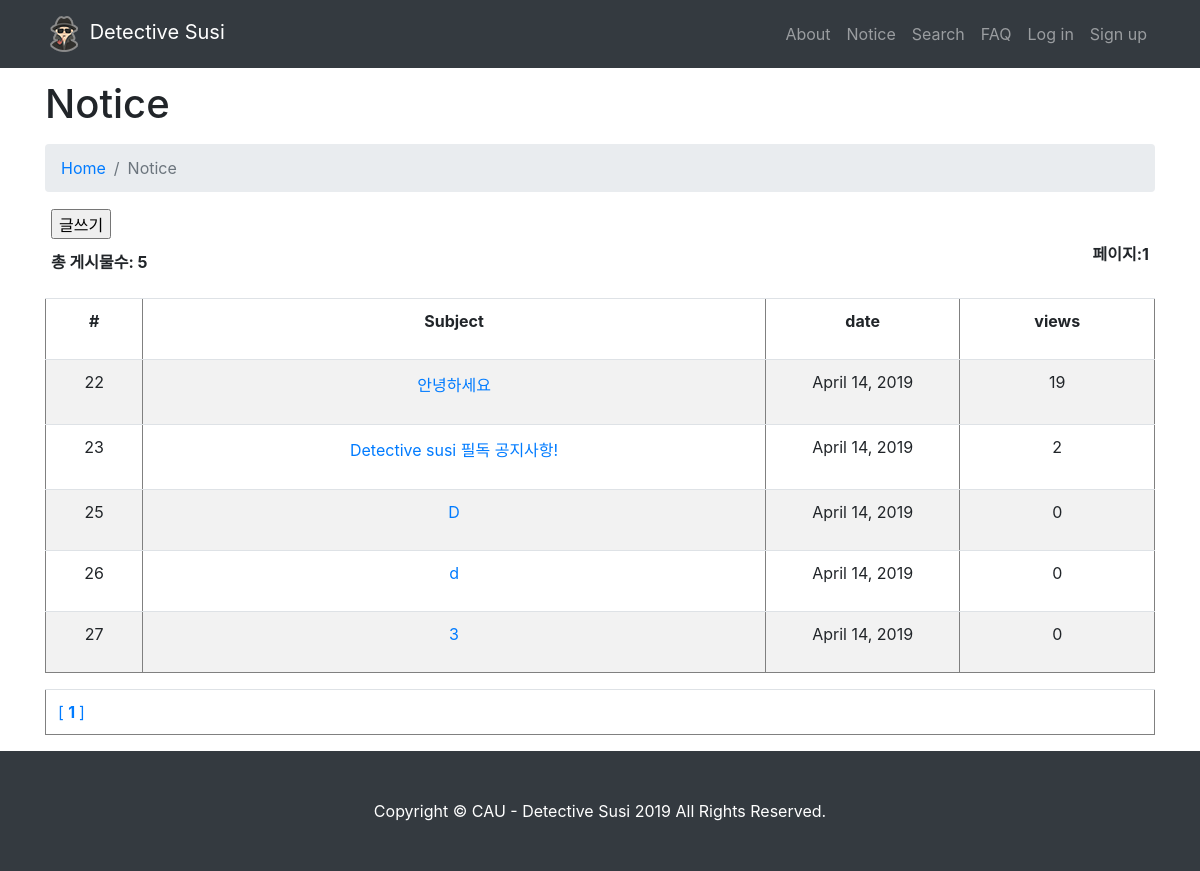
Before: /notice/ with the older database file.
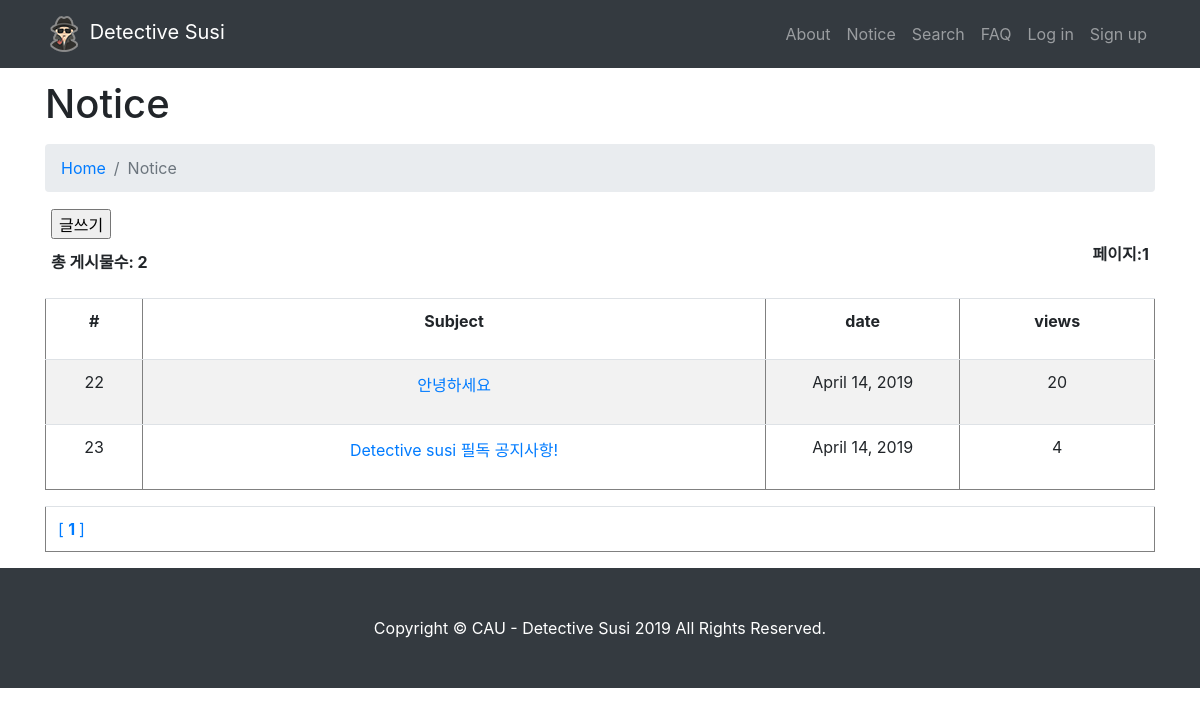
After: the same page with the newer database file.
### main/models.py (models this page shows)
class NoticeBoard(models.Model):
	subject = models.CharField(max_length=50,blank=True)	#제목
	name = models.CharField(max_length=50,blank=True)		#이름
	created_date = models.DateField(null=True, blank=True)	#생성일
	memo = models.TextField(max_length=1000, blank=True)	#내용
	hits = models.IntegerField(null=True,blank=True)		#조회수

### main/views.py (the view)
# urls.py: path('notice/', views.notice, name='notice'),
def notice(request):
    boardList = NoticeBoard.objects.order_by('id')[0:5]
    current_page =1
    totalCnt = NoticeBoard.objects.all().count()
    pagingHelperIns = pagingHelper()    #객체 생성
    totalPageList = pagingHelperIns.getTotalPageList(totalCnt,rowsPerPage)
    print ('totalPageList',totalPageList)
    context = {
        'boardList':boardList,
        'totalCnt':totalCnt,
        'current_page':current_page,
        'totalPageList':totalPageList,
    }
    return render(request,'main/listSpecificPage.html',context)

### main/views.py (called while the page is built)
    def getTotalPageList(self, total_cnt,rowsPerPage):
        if((total_cnt % rowsPerPage)==0):
            self.total_pages=int(total_cnt/rowsPerPage)
            print ('getTotalPageList #1')
        else:
            self.total_pages=int((total_cnt/rowsPerPage)+1)
            print ('getTotalPageList #2')
        self.totalPageList=[]
        for j in range(self.total_pages):
            self.totalPageList.append(j+1)
        return self.totalPageList

### main/templates/main/listSpecificPage.html
{% extends "main/layout.html" %}
{% block content %}
{% load static %}
 <div class="container">
    <h1 class="mt-4 mb-3">Notice
    </h1>
    <ol class="breadcrumb">
      <li class="breadcrumb-item">
        <a href="{% url 'main:home'%}">Home</a>
      </li>
      <li class="breadcrumb-item active">Notice</li>
    </ol>
    <CENTER>
        <div>
<table cellspacing=1 width=1100 border=0 >
    <tr>
    <td><input type=button value="글쓰기"  OnClick="window.location='/show_write_form'"></td>
    </tr>
    <tr>
        <td><b>총 게시물수: {{ totalCnt }}</b></td>
        <td><p align=right><b> 페이지:{{ current_page }}</b></p>
        </td>
    </tr>
</table>
<table cellspacing=1 width=700 border=1 class="table table-striped">
    <thead>
    <tr>
        <td width=50><p align=center><b>#</b></p>
        </td>
        <td width=320><p align=center><b>Subject</b></p>
        </td>
        <td width=100><p align=center><b>date</b></p>
        </td>
        <td width=100><p align=center><b>views</b></p>
        </td>
    </tr>
</thead>
    {% if boardList %}
        <ul>
            {% for boardRow in boardList %}
            <tr>
            <td width=50><p align=center>{{ boardRow.id }}</p></td>
            <td width=320>
                <p align=center>
                    <a href="/viewWork?memo_id={{ boardRow.id }}&current_page={{ current_page }}&searchStr=None" title="{{ boardRow.memo}}">{{ boardRow.subject }}</a>
                </p>
            </td>
            <td width=100><p align=center>{{ boardRow.created_date }}</p></td>
            <td width=100><p align=center>{{ boardRow.hits }}</p></td>
            </tr>
            {% endfor %}
        </ul>
    {% endif %}
</table>
<table cellspacing=1 width=700 border=1 class = "table">
    <tr>
        <td>
        {% for page in totalPageList %}
            <a href="/listSpecificPageWork?current_page={{page}}" >
            [
            {% ifequal page current_page %}
                <b>
            {% endifequal %}
            {{page}}
            {% ifequal page current_page  %}
                </b>
            {% endifequal %}
            ]
        </a>
        {% endfor %}
        </td>
    </tr>
</table>
</div>
</CENTER>
</div>
{% endblock %}

### main/templates/main/layout.html (shortened to what this page needs)
{% load static %}
<html lang="kor">
<head>
    <link href="{% static 'vendor/bootstrap/css/bootstrap.min.css' %}" rel="stylesheet">
    <link href="{% static 'css/modern-business.css' %}" rel="stylesheet">
</head>
<body>
  <nav class="navbar fixed-top navbar-expand-lg navbar-dark bg-dark fixed-top">
    <div class="container">
      <a class="navbar-brand" href="{% url 'main:home' %}"><img src="{% static 'images/logo.png' %}" alt="logo"> Detective Susi</a>
      <div class="collapse navbar-collapse" id="navbarResponsive">
        <ul class="navbar-nav ml-auto">
          {% if user.is_authenticated %}
             <span class="navbar-text">
                반갑습니다. <b>{{user.username}}</b>님!
             </span>
          <li class="nav-item">
            <a class="nav-link" href="/about">About</a>
          </li>
          <li class="nav-item">
            <a class="nav-link" href="/notice">Notice</a>
          </li>
          <li class="nav-item">
            <a class="nav-link" href="/search">Search</a>
          </li>
          <li class="nav-item">
            <a class="nav-link" href="/faq">FAQ</a>
          </li>
          <li class="nav-item dropdown">
            <a class="nav-link dropdown-toggle" href="#" id="navbarDropdownMypage" data-toggle="dropdown" aria-haspopup="true" aria-expanded="false">
              Mypage
            </a>
            <div class="dropdown-menu dropdown-menu-right" aria-labelledby="navbarDropdownMypage">
              <a class="dropdown-item" href="/mypage">profile edit</a>
              <a class="dropdown-item" href="/result">previous result</a>
            </div>
          </li>
          <li><a class="nav-link" href="{% url 'main:logout' %}">Logout</a></li>
            {% else %}
                      <li class="nav-item">
            <a class="nav-link" href="/about">About</a>
          </li>
          <li class="nav-item">
            <a class="nav-link" href="/notice">Notice</a>
          </li>
          <li class="nav-item">
            <a class="nav-link" href="/search">Search</a>
          </li>
          <li class="nav-item">
            <a class="nav-link" href="/faq">FAQ</a>
          </li>
          <li class="nav-item">
            <a class="nav-link" href="/login">Log in</a>
          </li>
          <li class="nav-item">
            <a class="nav-link" href="/signup">Sign up</a>
          </li>
        {% endif %}
        </ul>
      </div>
    </div>
  </nav>
    {% block content %}
    {% endblock %}
  <footer class="py-5 bg-dark">
    <div class="container">
      <p class="m-0 text-center text-white"> Copyright © CAU - Detective Susi 2019 All Rights Reserved.</p>
    </div>
  </footer>
</body>
</html>

### static/css/modern-business.css (style rules this page uses)
body { padding-top: 56px; }

Changed rows visible on the page:
removed NoticeBoard: id "25", subject "D", created_date "April 14, 2019", hits "0"
removed NoticeBoard: id "26", subject "d", created_date "April 14, 2019", hits "0"
removed NoticeBoard: id "27", subject "3", created_date "April 14, 2019", hits "0"
changed NoticeBoard "안녕하세요": hits "19" → "20"
changed NoticeBoard "Detective susi 필독 공지사항!": hits "2" → "4"
Other visible differences:
{{ totalCnt }}: "5" → "2"
